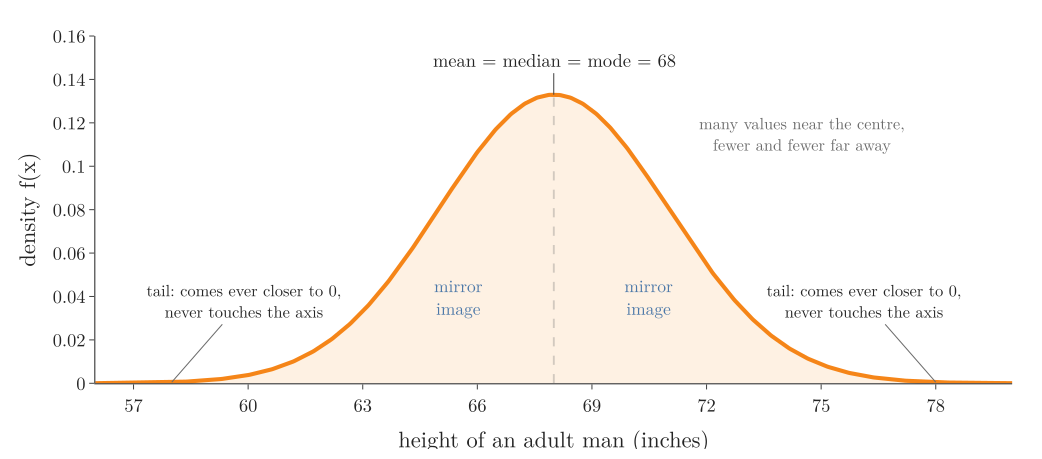

Generate this figure with Python:
"""Anatomy of the normal curve: heights of adult men, N(68, 3) inches. Mean = median = mode at the centre,
mirror-image halves, tails that approach the x axis without touching it."""
from pathlib import Path
import numpy as np
import plotly.graph_objects as go
from scipy import stats

here = Path(__file__).parent
ORANGE, BLUE, GREY = "#F58518", "#4C78A8", "#6B6B6B"
mu, sd = 68, 3
d = stats.norm(mu, sd)
x = np.linspace(56, 80, 600)
fig = go.Figure()
fig.add_scatter(x=x, y=d.pdf(x), mode="lines", line=dict(color=ORANGE, width=4), fill="tozeroy",
                fillcolor="rgba(245,133,24,0.12)")
fig.add_shape(type="line", x0=mu, x1=mu, y0=0, y1=d.pdf(mu), line=dict(color=GREY, width=2, dash="dash"))
fig.add_annotation(x=mu, y=d.pdf(mu), text="mean = median = mode = 68", ax=0, ay=-35, font=dict(size=18))
for side, xx in (("left", 58), ("right", 78)):
    fig.add_annotation(x=xx, y=d.pdf(xx), text="tail: comes ever closer to 0,<br>never touches the axis",
                       ax=70 if side == "left" else -70, ay=-80, font=dict(size=16), arrowcolor=GREY)
fig.add_annotation(x=65.5, y=0.04, text="mirror<br>image", showarrow=False, font=dict(size=17, color=BLUE))
fig.add_annotation(x=70.5, y=0.04, text="mirror<br>image", showarrow=False, font=dict(size=17, color=BLUE))
fig.add_annotation(x=74.5, y=0.115, text="many values near the centre,<br>fewer and fewer far away",
                   showarrow=False, font=dict(size=16, color=GREY))
fig.update_layout(template="simple_white", width=1000, height=440, showlegend=False,
                  xaxis=dict(title="height of an adult man (inches)", dtick=3, range=[56, 80]),
                  yaxis=dict(title="density f(x)", range=[0, 0.16]),
                  font=dict(family="Latin Modern Roman", size=18), margin=dict(l=70, r=20, t=20, b=50))
fig.write_image(here / "bell_anatomy.png", scale=2)
fig.write_image(here / "bell_anatomy.pdf")
